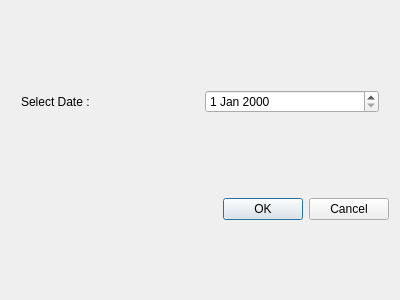
<?xml version="1.0" encoding="UTF-8"?>
<ui version="4.0">
 <class>SearchByDateDialog</class>
 <widget class="QDialog" name="SearchByDateDialog">
  <property name="geometry">
   <rect>
    <x>0</x>
    <y>0</y>
    <width>400</width>
    <height>300</height>
   </rect>
  </property>
  <property name="windowTitle">
   <string>Dialog</string>
  </property>
  <layout class="QVBoxLayout" name="verticalLayout">
   <item>
    <layout class="QHBoxLayout" name="horizontalLayout">
     <property name="spacing">
      <number>10</number>
     </property>
     <property name="sizeConstraint">
      <enum>QLayout::SetDefaultConstraint</enum>
     </property>
     <property name="leftMargin">
      <number>10</number>
     </property>
     <property name="topMargin">
      <number>10</number>
     </property>
     <property name="rightMargin">
      <number>10</number>
     </property>
     <property name="bottomMargin">
      <number>10</number>
     </property>
     <item>
      <widget class="QLabel" name="label">
       <property name="text">
        <string>Select Date :</string>
       </property>
      </widget>
     </item>
     <item>
      <widget class="QDateEdit" name="dateEdit"/>
     </item>
    </layout>
   </item>
   <item>
    <widget class="QDialogButtonBox" name="buttonBox">
     <property name="orientation">
      <enum>Qt::Horizontal</enum>
     </property>
     <property name="standardButtons">
      <set>QDialogButtonBox::Cancel|QDialogButtonBox::Ok</set>
     </property>
    </widget>
   </item>
  </layout>
 </widget>
 <resources/>
 <connections>
  <connection>
   <sender>buttonBox</sender>
   <signal>accepted()</signal>
   <receiver>SearchByDateDialog</receiver>
   <slot>accept()</slot>
   <hints>
    <hint type="sourcelabel">
     <x>248</x>
     <y>254</y>
    </hint>
    <hint type="destinationlabel">
     <x>157</x>
     <y>274</y>
    </hint>
   </hints>
  </connection>
  <connection>
   <sender>buttonBox</sender>
   <signal>rejected()</signal>
   <receiver>SearchByDateDialog</receiver>
   <slot>reject()</slot>
   <hints>
    <hint type="sourcelabel">
     <x>316</x>
     <y>260</y>
    </hint>
    <hint type="destinationlabel">
     <x>286</x>
     <y>274</y>
    </hint>
   </hints>
  </connection>
 </connections>
</ui>
